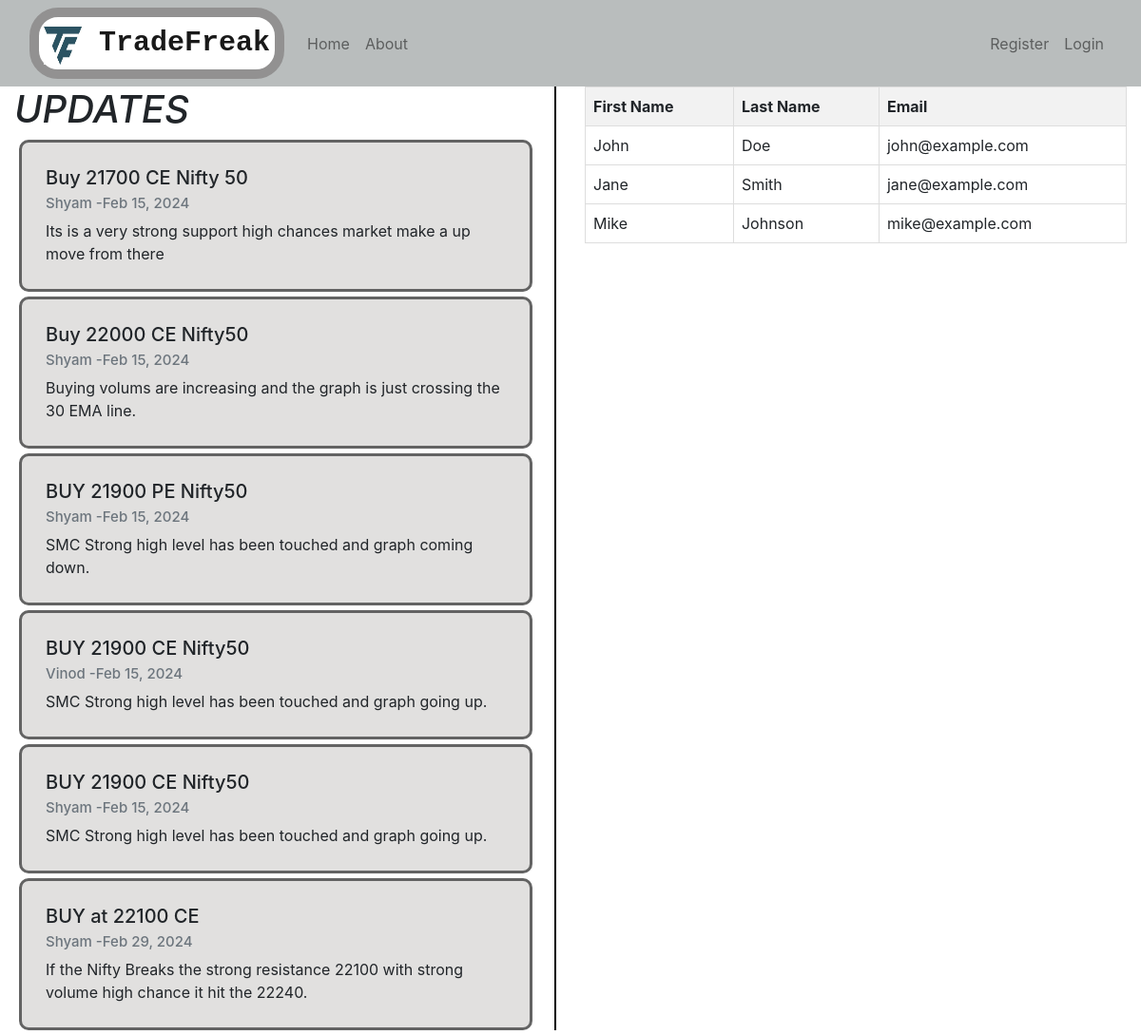
The page / on the database its author committed.
### post/models.py (models this page shows, shortened)
class Post(models.Model):
    Heading = models.TextField()
    Author = models.ForeignKey(User,on_delete = models.CASCADE)
    PostOn = models.DateTimeField(default=timezone.now)
    Description = models.TextField()

### post/views.py (the view)
# urls.py: 2. Add a URL to urlpatterns:  path('', views.home, name='home')
def home(request):
    context = {
        'posts': Post.objects.all()
    }
    return render(request,'post/home.html',context)

### post/templates/post/home.html
{% extends 'post/base.html' %}
{% block content %}
<div class="cards-section">
    <div class="container">
        <div class='display-cards'>
        <h1>
            UPDATES
        </h1>
        {% for post in posts %}
        <div class="card my-cards" style="width: 18rem;">
            <div class="card-body">
                <h5 class="card-title">{{post.Heading}}</h5>
                <h6 class="card-subtitle mb-2 text-muted">{{post.Author}} -{{post.PostOn| date:"M d, Y"}}</h6>
                <p class="card-text">{{post.Description}}</p>
            </div>
        </div>
        {% endfor %}
    </div>
    </div>
    <div class="container">
        <table>
            <thead>
                <tr>
                    <th>First Name</th>
                    <th>Last Name</th>
                    <th>Email</th>
                </tr>
            </thead>
            <tbody>
                <tr>
                    <td>John</td>
                    <td>Doe</td>
                    <td>john@example.com</td>
                </tr>
                <tr>
                    <td>Jane</td>
                    <td>Smith</td>
                    <td>jane@example.com</td>
                </tr>
                <tr>
                    <td>Mike</td>
                    <td>Johnson</td>
                    <td>mike@example.com</td>
                </tr>
            </tbody>
        </table>
    </div>
</div>
{% endblock %}

### post/static/post/main.css (style rules this page uses)
h1 { font-style:italic; }
.card { min-width: 95%; }
.my-cards { border: 3px rgb(99, 99, 99) solid; border-radius: 10px; margin: 5px 20px 5px 5px; padding: 5px; background-color: rgb(225, 224, 223); }
.my-cards .card-body { width: 100%; }
.my-cards h6 { font-size: 15px; }
.cards-section { display: flex; justify-content: center; }
.cards-section .container { border-radius: 10px; }
.cards-section .container .display-cards { border-right: 2px black solid; }
table { border-collapse: collapse; width: 100%; }
th, td { border: 1px solid #dddddd; padding: 8px; text-align: left; }
th { background-color: #f2f2f2; }

### rows shown on the page
Post: Heading "Buy 21700 CE Nifty 50", Author "Shyam", PostOn "Feb 15, 2024", Description "Its is a very strong support high chances market make a up move from there"
Post: Heading "Buy 22000 CE Nifty50", Author "Shyam", PostOn "Feb 15, 2024", Description "Buying volums are increasing and the graph is just crossing the 30 EMA line."
Post: Heading "BUY 21900 PE Nifty50", Author "Shyam", PostOn "Feb 15, 2024", Description "SMC Strong high level has been touched and graph coming down."
Post: Heading "BUY 21900 CE Nifty50", Author "Vinod", PostOn "Feb 15, 2024", Description "SMC Strong high level has been touched and graph going up."
Post: Heading "BUY 21900 CE Nifty50", Author "Shyam", PostOn "Feb 15, 2024", Description "SMC Strong high level has been touched and graph going up."
Post: Heading "BUY at 22100 CE", Author "Shyam", PostOn "Feb 29, 2024", Description "If the Nifty Breaks the strong resistance 22100 with strong volume high chance it hit the 22240."
